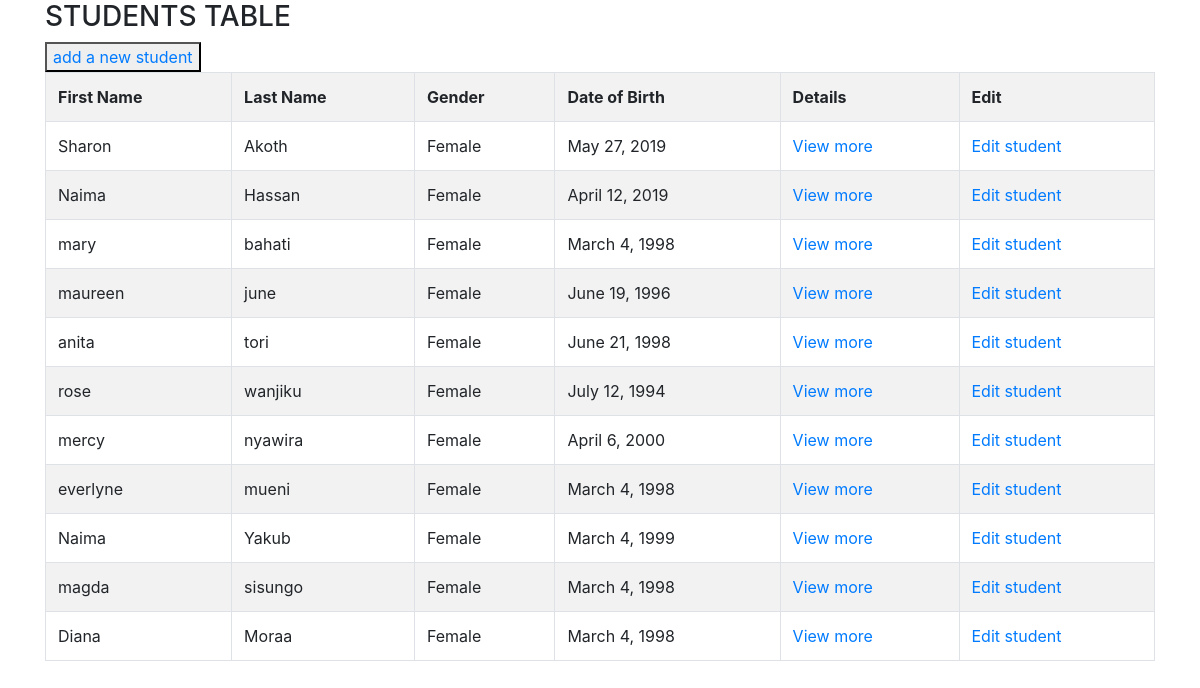
The page /student/list/ on the database its author committed.
### student/models.py (models this page shows, shortened)
class Student(models.Model):
  first_name = models.CharField(max_length = 50)
  last_name = models.CharField(max_length = 50)
  date_of_birth = models.DateField()
  gender = models.CharField(max_length = 20)
  registration_number = models.CharField(max_length = 20)
  email = models.EmailField(max_length = 70)
  phone_number = models.CharField(max_length = 15)
  date_joined = models.DateField()
  courses = models.ManyToManyField(Course,blank=True,related_name = "students")
  image = models.ImageField(upload_to = "profile_image", blank = True)
  def get_age(self):
    today = datetime.date.today()
    return today.year - self.date_of_birth.year - ((today.month,today.day) < (self.date_of_birth.month, self.date_of_birth.day))
  age = property(get_age)

### student/views.py (the view)
# urls.py: path("list/", list_students, name = "list_students"),
def list_students(request):
        students = Student.objects.all()
        return render (request, "all_students.html", {"students":students})

### student/templates/all_students.html (shortened to what this page needs)
<!DOCTYPE html>
<html lang="en">
<head>
  <link rel="stylesheet" href="https://maxcdn.bootstrapcdn.com/bootstrap/4.3.1/css/bootstrap.min.css">
</head>
<body>
	<div class="container">
		<table class="table table-striped table-bordered">
				<h3>STUDENTS TABLE</h3>
				<button><a href="/student/add">add a new student</a></button>
	<tr>
		<th>First Name</th>
		<th>Last Name</th>
		<th>Gender</th>
		<th>Date of Birth</th>
		<th>Details</th>
		<th>Edit</th>
	</tr>
	{% for student in students %}
	<tr>
		<td>{{ student.first_name }}</td>
		<td>{{ student.last_name }}</td>
		<td>{{ student.gender }}</td>
		<td>{{ student.date_of_birth }}</td>
		<td><a href="/student/view/{{student.pk}}/">View more</a></td>
		<td><a href="/student/edit/{{student.pk}}/">Edit student</a></td>
	</tr>
		{% endfor %}
</table>
</body>
</html>

### rows shown on the page
Student: first_name "Sharon", last_name "Akoth", gender "Female", date_of_birth "May 27, 2019"
Student: first_name "Naima", last_name "Hassan", gender "Female", date_of_birth "April 12, 2019"
Student: first_name "mary", last_name "bahati", gender "Female", date_of_birth "March 4, 1998"
Student: first_name "maureen", last_name "june", gender "Female", date_of_birth "June 19, 1996"
Student: first_name "anita", last_name "tori", gender "Female", date_of_birth "June 21, 1998"
Student: first_name "rose", last_name "wanjiku", gender "Female", date_of_birth "July 12, 1994"
Student: first_name "mercy", last_name "nyawira", gender "Female", date_of_birth "April 6, 2000"
Student: first_name "everlyne", last_name "mueni", gender "Female", date_of_birth "March 4, 1998"
Student: first_name "Naima", last_name "Yakub", gender "Female", date_of_birth "March 4, 1999"
Student: first_name "magda", last_name "sisungo", gender "Female", date_of_birth "March 4, 1998"
Student: first_name "Diana", last_name "Moraa", gender "Female", date_of_birth "March 4, 1998"
